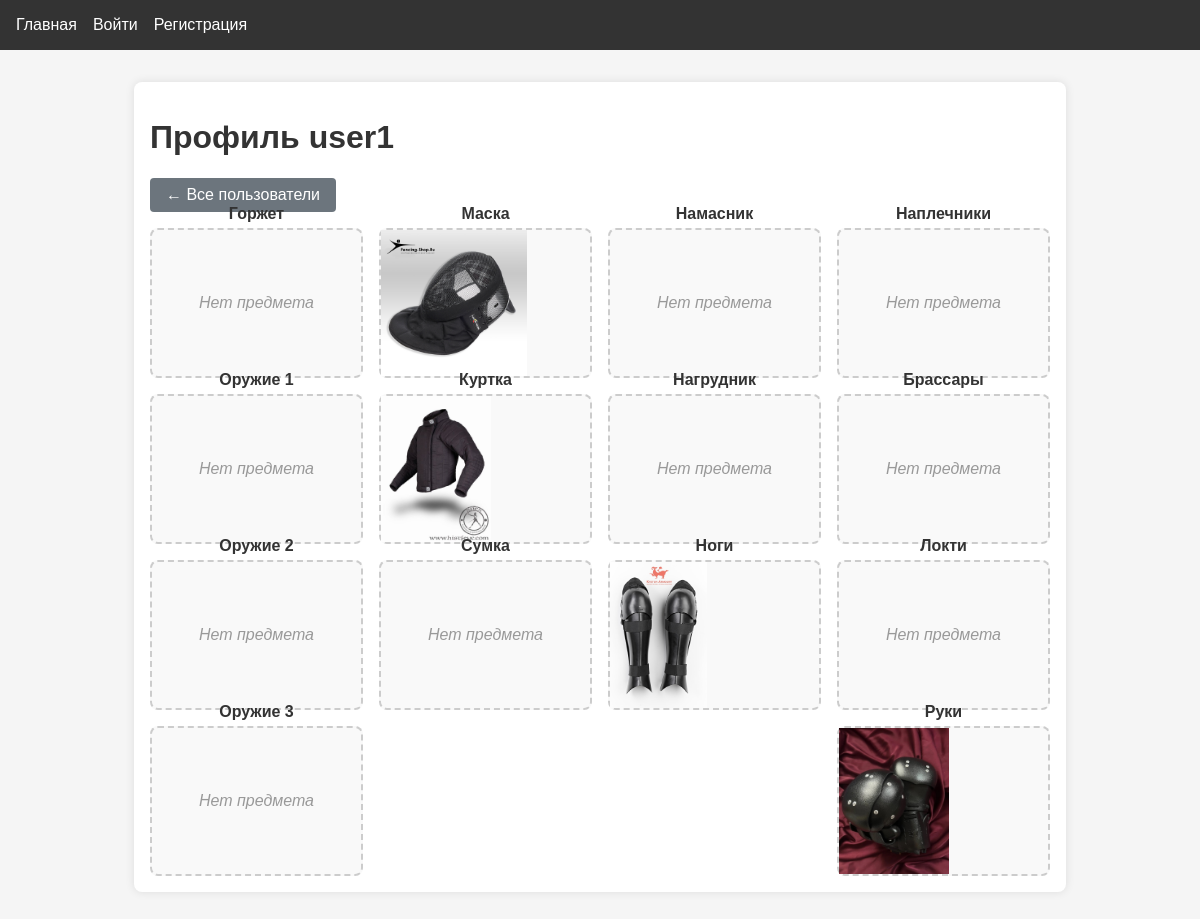
The app's page /profile/user1, older data.
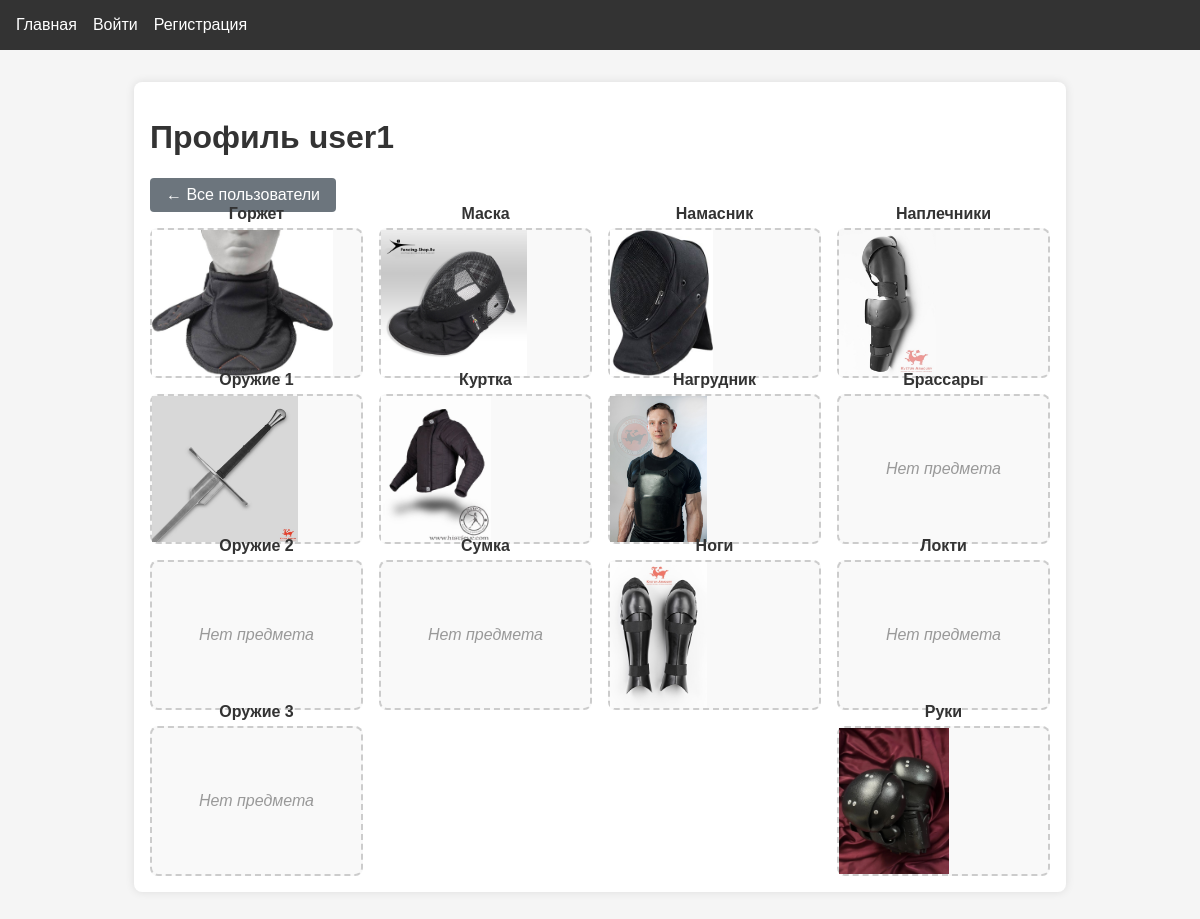
The same page, newer data.
### app.py (models this page shows)
class InventoryItem(db.Model):
    id = db.Column(db.Integer, primary_key=True)
    user_id = db.Column(db.Integer, db.ForeignKey("user.id"), nullable=False)
    item_type = db.Column(db.String(20), nullable=False)
    image_path = db.Column(db.String(255))
    description = db.Column(db.Text)
    pros = db.Column(db.Text)
    cons = db.Column(db.Text)
    rating = db.Column(db.Integer)

### app.py (the view)
@app.route("/profile/<username>")
def view_profile(username):
    viewed_user = User.query.filter_by(username=username).first_or_404()
    items = InventoryItem.query.filter_by(user_id=viewed_user.id).all()
    inventory = {
        "gorget": next((i for i in items if i.item_type == "gorget"), None),
        "lokti": next((i for i in items if i.item_type == "lokti"), None),
        "bag": next((i for i in items if i.item_type == "bag"), None),
        "namasnik": next((i for i in items if i.item_type == "namasnik"), None),
        "head": next((i for i in items if i.item_type == "head"), None),
        "naplech": next((i for i in items if i.item_type == "naplech"), None),
        "sword1": next((i for i in items if i.item_type == "sword1"), None),
        "sword2": next((i for i in items if i.item_type == "sword2"), None),
        "sword3": next((i for i in items if i.item_type == "sword3"), None),
        "torso": next((i for i in items if i.item_type == "torso"), None),
        "ng": next((i for i in items if i.item_type == "ng"), None),
        "brass": next((i for i in items if i.item_type == "brass"), None),
        "gloves": next((i for i in items if i.item_type == "gloves"), None),
        "pants": next((i for i in items if i.item_type == "pants"), None),
    }
    is_owner = current_user.is_authenticated and current_user.id == viewed_user.id
    return render_template(
        "profile.html", inventory=inventory, viewed_user=viewed_user, is_owner=is_owner
    )

### templates/profile.html (shortened to what the changed rows need)
{% extends "base.html" %}
{% block content %}
<div class="profile-container">
    <h1>Профиль {{ viewed_user.username }}</h1>
    <div class="inventory-grid">
        <div class="inventory-cell gorget-cell">
            <div class="cell-label">Горжет</div>
            {% if inventory.gorget %}
                <div class="item-container" onclick="showTooltip()">
                    <img src="{{ url_for('static', filename='uploads/' + inventory.gorget.image_path) }}"
                        alt="Горжет"
                        data-description="{{ inventory.gorget.description }}"
                        data-pros="{{ inventory.gorget.pros }}"
                        data-cons="{{ inventory.gorget.cons }}"
                        data-rating="{{ inventory.gorget.rating }}">
                </div>
            {% else %}
                {% if is_owner %}
                    <a href="{{ url_for('upload', item_type='gorget') }}" class="add-item">+</a>
                {% else %}
                    <div class="empty-slot" >Нет предмета</div>
                {% endif %}
            {% endif %}
        </div>
        <div class="inventory-cell namasnik-cell">
            <div class="cell-label">Намасник</div>
            {% if inventory.namasnik %}
                <div class="item-container" onclick="showTooltip()">
                    <img src="{{ url_for('static', filename='uploads/' + inventory.namasnik.image_path) }}"
                        alt="Намасник"
                        data-description="{{ inventory.namasnik.description }}"
                        data-pros="{{ inventory.namasnik.pros }}"
                        data-cons="{{ inventory.namasnik.cons }}"
                        data-rating="{{ inventory.namasnik.rating }}">
                </div>
            {% else %}
                {% if is_owner %}
                    <a href="{{ url_for('upload', item_type='namasnik') }}" class="add-item">+</a>
                {% else %}
                    <div class="empty-slot" >Нет предмета</div>
                {% endif %}
            {% endif %}
        </div>
        <div class="inventory-cell naplech-cell">
            <div class="cell-label">Наплечники</div>
            {% if inventory.naplech %}
                <div class="item-container" onclick="showTooltip()">
                    <img src="{{ url_for('static', filename='uploads/' + inventory.naplech.image_path) }}"
                        alt="Наплечники"
                        data-description="{{ inventory.naplech.description }}"
                        data-pros="{{ inventory.naplech.pros }}"
                        data-cons="{{ inventory.naplech.cons }}"
                        data-rating="{{ inventory.naplech.rating }}">
                </div>
            {% else %}
                {% if is_owner %}
                    <a href="{{ url_for('upload', item_type='naplech') }}" class="add-item">+</a>
                {% else %}
                    <div class="empty-slot" >Нет предмета</div>
                {% endif %}
            {% endif %}
        </div>
        <div class="inventory-cell sword1-cell">
            <div class="cell-label">Оружие 1</div>
            {% if inventory.sword1 %}
                <div class="item-container" onclick="showTooltip()">
                    <img src="{{ url_for('static', filename='uploads/' + inventory.sword1.image_path) }}"
                         alt="Оружие 1"
                         data-description="{{ inventory.sword1.description }}"
                         data-pros="{{ inventory.sword1.pros }}"
                         data-cons="{{ inventory.sword1.cons }}"
                         data-rating="{{ inventory.sword1.rating }}">
                </div>
            {% else %}
                {% if is_owner %}
                    <a href="{{ url_for('upload', item_type='sword1') }}" class="add-item">+</a>
                {% else %}
                    <div class="empty-slot">Нет предмета</div>
                {% endif %}
            {% endif %}
        </div>
        <div class="inventory-cell ng-cell">
            <div class="cell-label">Нагрудник</div>
            {% if inventory.ng %}
                <div class="item-container" onclick="showTooltip()">
                    <img src="{{ url_for('static', filename='uploads/' + inventory.ng.image_path) }}"
                         alt="Нагрудник"
                         data-description="{{ inventory.ng.description }}"
                         data-pros="{{ inventory.ng.pros }}"
                         data-cons="{{ inventory.ng.cons }}"
                         data-rating="{{ inventory.ng.rating }}">
                </div>
            {% else %}
                {% if is_owner %}
                    <a href="{{ url_for('upload', item_type='ng') }}" class="add-item">+</a>
                {% else %}
                    <div class="empty-slot">Нет предмета</div>
                {% endif %}
            {% endif %}
        </div>
{% endblock %}

Row changes from the older to the newer data that the page shows:
added InventoryItem: image_path (picture)
added InventoryItem: image_path (picture)
added InventoryItem: image_path (picture)
added InventoryItem: image_path (picture)
added InventoryItem: image_path (picture)
Text that changed along with them:
text no longer shown: "Нет предмета Нет предмета Нет предмета Нет предмета Нет предмета"
